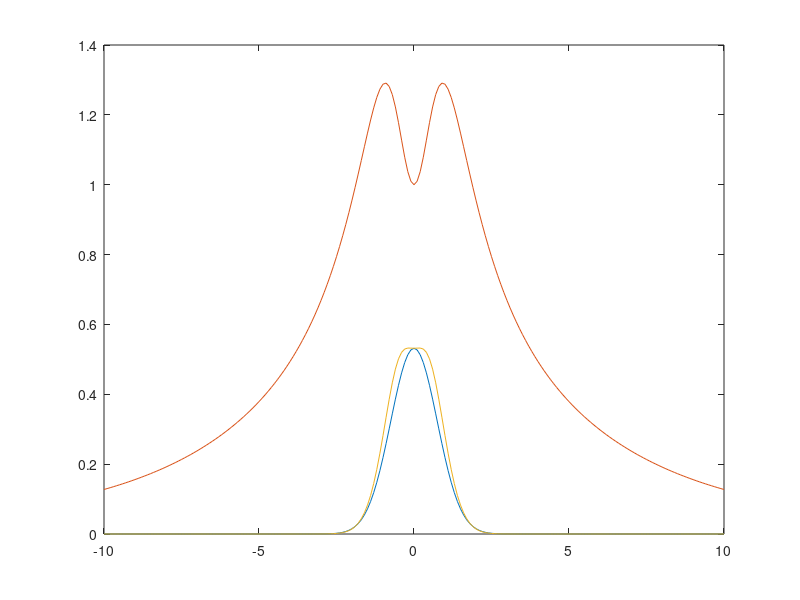

Reproduce this figure in MATLAB.
M1 = 400;
M2 = 40;
K1 = 17500;
K2 = 200000;
B1 = 4500;
B2 = 0;

H = [1 0 0 0];
PHI = [0
    K2];
PSI = [0
    B2];
I = [1 0
    0 1];
M = [M1 0
    0 M2];
K = [K1 -K1
    -K1 K1+K2];
B = [B1 -B1
    -B1 B1+B2];

zeri= [0 0
    0 0];

zeri2 = [0 
     0];

F = [zeri I
    -inv(M)*K -inv(M)*B];

G1 = [0
      0
    M\PHI];

G2 = F*[0
    0
    M\PSI];

G = G1 + G2;

P = tf(ss(F,G,H,0));

%%
f = -10:0.1:10;
% f = 0.1;
t0 = 10;
sigma = .3;
U = sqrt(pi*sigma^2)*exp(-1i*2*pi*f*t0-pi^2*sigma^2*f.^2);

H = squeeze(freqresp(P, f*2*pi));

Y = abs(U).*abs(H)';

plot(f, abs(U))
hold on
plot(f, abs(H))
hold on
plot(f, abs(Y))
hold off

% U = abs(U);
% Y = P*U;
% modulo = zeros(1,201);
% mag2 = zeros(1,201);
% [mag,phase,~] = bode(P, f*2*pi);
% mag = squeeze(mag)
% for i=1:1:201 
%     [mag,phase,~] = bode(P, i/100*2*pi);
%     mag2(i) = mag;
%     modulo(i) = mag*U(i);
% end
% mag2
% plot(f, U)
% hold on
% hold on
% plot(f, mag2)
% hold on
% plot(f, modulo)
% hold off
% t= 0:0.01:20;
% plot(t,impulse(Y,t));
% hold off